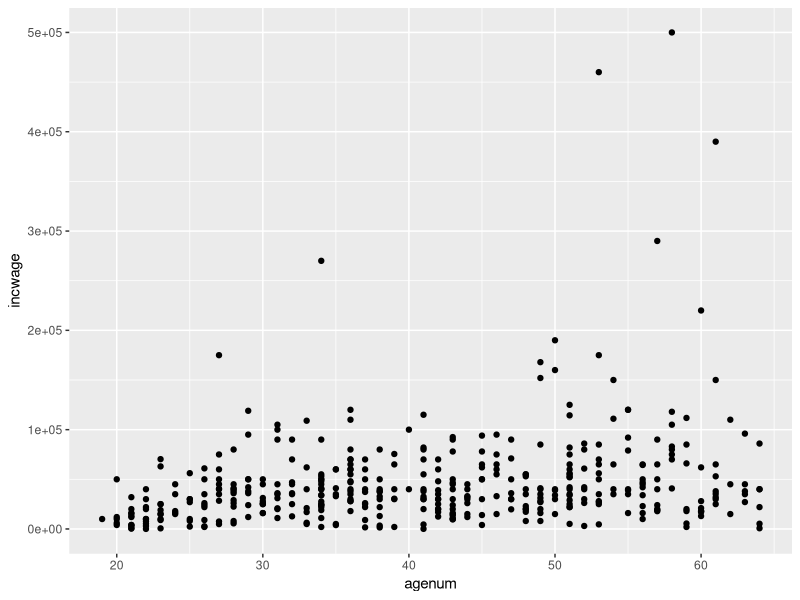
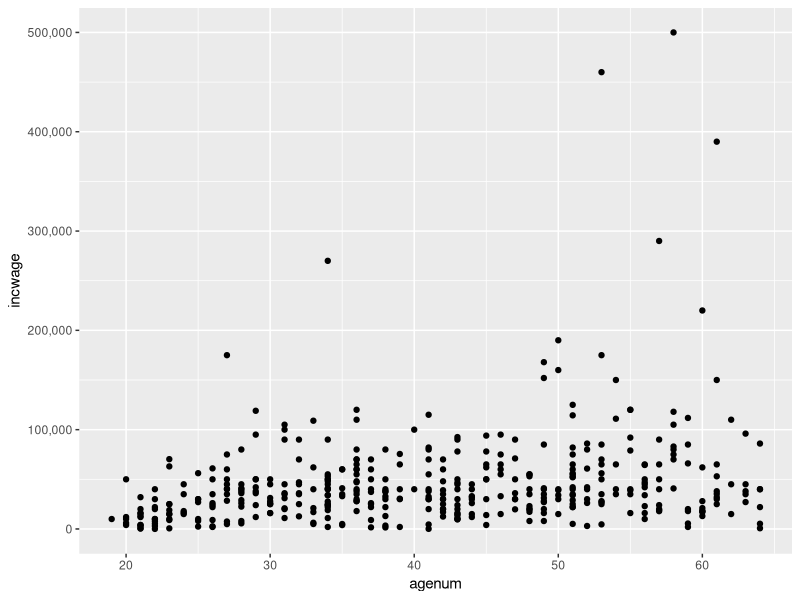

The R source for these figures, in order:
#' First set working directory to whatever folder
#' your data is in (this should preferably be like an "R Tutorial"
#' folder and not just "Downloads" but whatever works for you)
#' You can do this by going to "Session->Set Working Directory->Choose Directory
#' Or if you know the path just set it below like so:
setwd("~/Dropbox/Teaching/Rutgers/Econometrics Rutgers/R Tutorial 2")

# now let's load the data
# I am calling my data object "cpsdata" for today
# You can call it whatever you want, but make it useful
cpsdata<-read.csv('cps2012.csv', head=T, sep=",")

#### Some commands to explore the data ####
str(cpsdata) #summarize dataset (look at this along with codebook)
summary(cpsdata) # summary of all the variables
names(cpsdata)  # what variables are included  (look at this along with codebook)
levels(cpsdata$nchlt5) # what values does "nchlt5" take on  (look at this along with codebook)
levels(cpsdata$sex) # what values does the variable "sex" take on?
#### some summary statistics ####
table(cpsdata$nchlt5)  #frequency of each category of nchlt5
# what if you want proportion in each category?
# first define a new object that is the table of the variable you are interested in
nchild<-table(cpsdata$nchlt5)
prop.table(nchild)  # then this gives you the proportion in each category

# what about for gender?
pmale<-table(cpsdata$sex)
prop.table(pmale)

#### 'cleaning'/editing the data ####
#' Age is a "factor" or "categorical" variable in the dataset
#' but we want to transfrom age into numeric
cpsdata$agenum=as.numeric(cpsdata$age) #replace factor version of age with numeric

#' missing values of incwage are coded as 999998 or 999999
#' this will really throw off our regressions and sum stats
#' see for example:
mean(cpsdata$incwage) #says mean is $2,379,894!!!

# remember we can always create new variables like:
cpsdata$agesquared=cpsdata$agenum * cpsdata$agenum

mean(cpsdata$agesquared)
#' instead, for now, create new data object, cpsdata2 which gets rid of those values
#' with missing data 
cpsdata2<-subset(cpsdata,incwage<999998)

# this data also includes values of age that are really low
# and really high, we want to do some analysis on wages, so let's subset
# this data again to only people of "working age"
# and people who report any wages
min(cpsdata$agenum) #min value of age
max(cpsdata$agenum) #max value of age

cpsdata3<-subset(cpsdata2,incwage>0 & agenum>18 & agenum<65) #subset to working age people who report any wages


#### more summary stats #####
mean(cpsdata3$agenum)
mean(cpsdata3$incwage) # mean now makes more sense!
median(cpsdata3$incwage)
sd(cpsdata3$incwage)


#### Now let's run some regressions ####

# regress wages on age, in the subsetted data
# reg1 is just the name for our regression object, you can call it anything
reg1<-lm(incwage ~ agenum, data=cpsdata3)
summary(reg1) # shows you the result of the regression

# now let's add gender
# note that R is pretty smart about figuring out mutually exclusive categorical variables
# see what happens when you put in sex?
reg2<-lm(incwage ~ agenum + sex, data=cpsdata3)
summary(reg2)

#the above regressions reported regular standard errors that assume homokedasticity
#not usually a great assumption, for example let's create a scatter plot of 
# age and wages:
require(scales)

install.packages("ggplot2")  #install a new package ggplot
library("ggplot2") #load the ggplot2 package
ggplot(cpsdata3,(aes(x=agenum,y=incwage)))+ geom_point()  #simple scatter plot

ggplot(cpsdata3,(aes(x=agenum,y=incwage)))+ geom_point() +  #simple scatter plot
  scale_y_continuous(labels=comma)+                 # dont use sci notation for wage
  scale_x_continuous(breaks=seq(20,100,10))    #make axis easier to read

# so we want instead to use heteroskedasticity robust standard errors
# first you need to install 2 new packages: sandwich and lmtest
# once you install the packages once you don't need to install them again
# though you do need "library()" commands each time
install.packages("sandwich")
install.packages("lmtest")
library(zoo)
library(lmtest)
library(sandwich)

# redo the second regression but with heteroskedasticty robust standard errors
coeftest(reg2, vcov=vcovHC(reg2))
summary(reg2)
# now let's add health
# note that R is pretty smart about figuring out mutually exclusive categorical variables
# see what happens when you put in health?
reg3<-lm(incwage ~ agenum + sex + health, data=cpsdata3)
summary(reg3)
coeftest(reg3, vcov=vcovHC(reg3)) # get heteroskedasticty robust SEs
# only issue is you need to look at codebook to figure out which is the omitted category!


### Practicing Joint Hypothesis Tests in R ###
# load built-in data mtcars
data("mtcars")
head(mtcars)  #allows you to see the first 10 observations

#run a regression of mpg on wt (weight), hp (horsepower), and cyl (# cylinders)
model<-lm(mpg~wt+hp+cyl, data=mtcars)

#now we want to test some joint hypotheses. Need package "car" 
# in order to use linearHypothesis command
install.packages("car")
library(car)

# test joint hypothesis that coef on weight AND coef on cyl both =0
linearHypothesis(model, c("wt=0", "cyl=0"))

# test joint hypothesis that coef on hp = coef on wt
linearHypothesis(model,c("hp=wt"))
